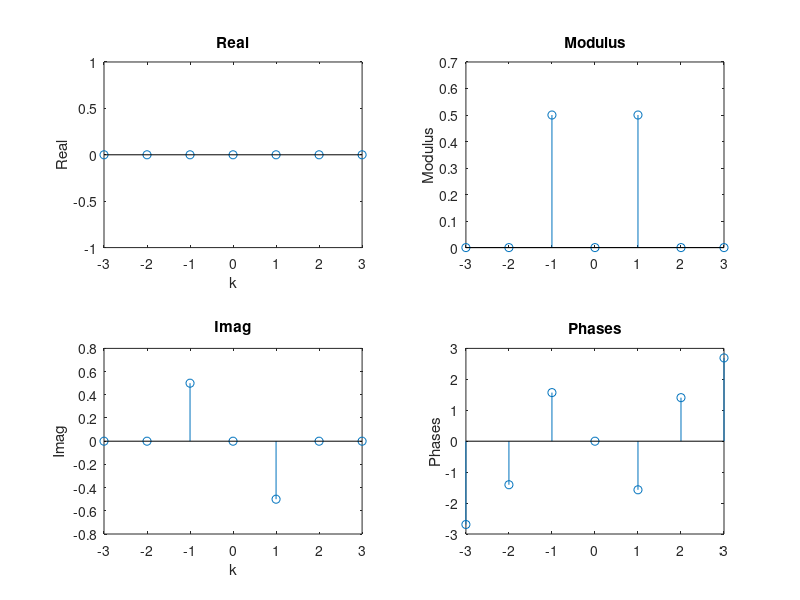

Write the MATLAB code that produced this figure.
clc,clear
close all

dt = 0.1;   % time interval
f0 = 1/8;   % fundamental frequency
T0 = 1/f0;  % period
N = 1/2;    % number of periods
omega = 2*pi*f0;

%% function of a sinusoid signal
t = -N*T0:dt:N*T0-dt;
x = sin(omega*t);

k = -3:1:3;
Xk = zeros(1,length(k));
for ii = 1:length(k)
    Xk(ii) = 1/T0*sum(x.*exp(-1j*k(ii)*omega*t)*dt);
end

figure
subplot(221)
stem(k,real(Xk))
xlabel('k'),ylabel('Real')
title('Real')
ylim([-1,1])
set(gca,'XTick',-3:1:3)
%
subplot(223)
stem(k,imag(Xk))
xlabel('k'),ylabel('Imag')
title('Imag')
%
subplot(222)
stem(k,abs(Xk))
ylabel('Modulus')
title('Modulus')
%
subplot(224)
stem(k,angle(Xk))
ylabel('Phases')
title('Phases')
%
